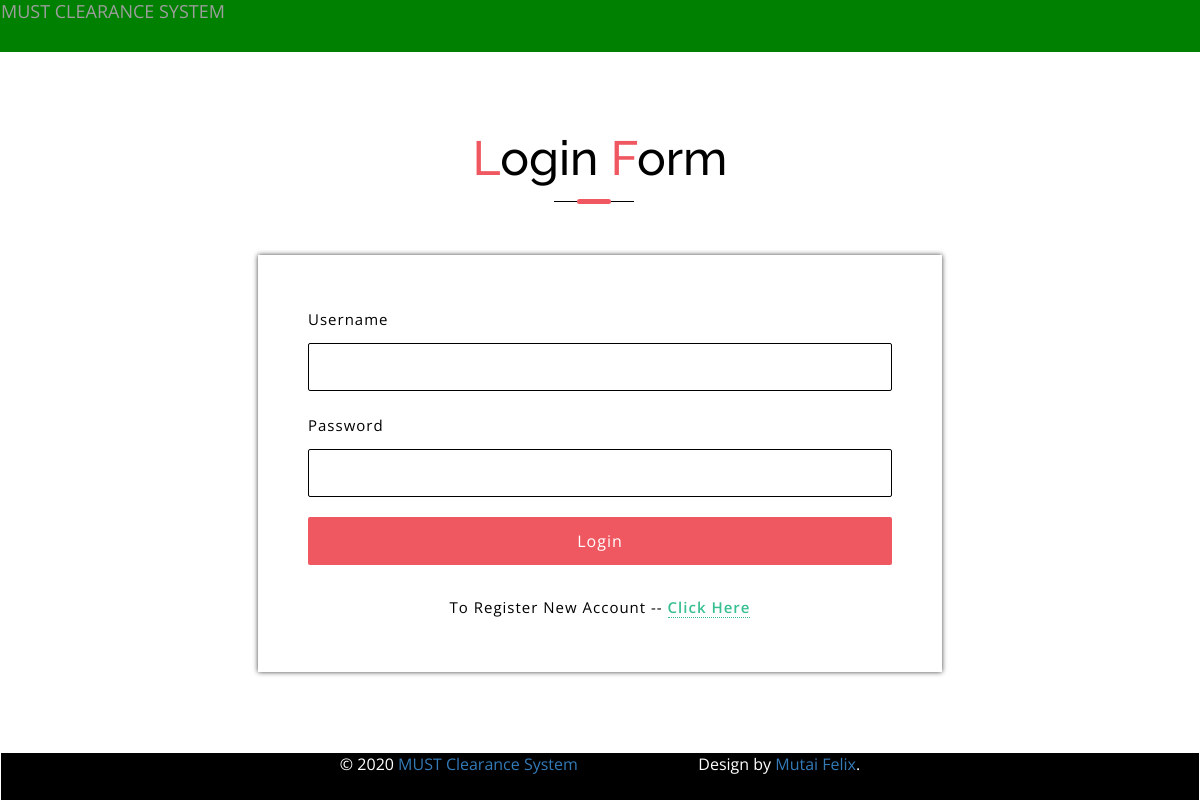
The page /login.php on the database its author committed.
### tables this page shows
CREATE TABLE `clearance_basics` (
  `incre` int(11) NOT NULL,
  `rights` varchar(100) NOT NULL,
  `developed` varchar(100) NOT NULL,
  `website` varchar(100) NOT NULL,
  `title` varchar(200) NOT NULL,
  `subtititle` varchar(200) NOT NULL
);

### login.php (the view, shortened to what this page needs)
<!DOCTYPE html>
<html lang="zxx">
<head>
	<link href="css/bootstrap.css" rel="stylesheet" type="text/css" media="all" />
	<link href="css/style.css" rel="stylesheet" type="text/css" media="all" />
	<link href="css/font-awesome.css" rel="stylesheet">
	<?php
  	include("../connection.php");
	$dery=mysqli_query($con,"select * from clearance_basics");
	$wata=mysqli_fetch_array($dery);
	$developed=$wata['developed'];
	$website=$wata['website'];
	$title=$wata['title'];
    ?>
</head>
<body>
	<div id="wrapper">
        <nav class="navbar navbar-inverse navbar-fixed-top" role="navigation" style="background-color:green" >
            <div class="navbar-header">
                <a style="text-transform:uppercase;" class="navbar-brand" href="../index.php"><?php echo $title; ?></a>
            </div>
				 </div>
	<div class="register-form-main">
		<div class="container">
			<div class="title-div">
				<h3 class="tittle">
					<span>L</span>ogin
					<span>F</span>orm
				</h3>
			</div>
			<div class="login-form">
				<form action="login.php" method="post">
					<div class="">
						<p>Username </p>
						<input type="text" class="username" name="username" required="" />
					</div>
					<div class="">
						<p>Password</p>
						<input type="password" class="password" name="password" required="" />
					</div>
					<input type="submit" value="Login" name="submit">
					<div class="register-forming">
						<p>To Register New Account --
							<a href="new/studentsignup.php">Click Here</a>
						</p>
					</div>
				</form>
			</div>
		</div>
	</div>
	<footer style="text-align:left;background-color:#000000;color:#FFFFFF;" class="navbar navbar-default navbar-fixed-bottom">
					<div style="text-align:center;" class="container-fluid">&copy; <?php echo date("Y");?> <a href=""><?php echo $title; ?></a>
					&nbsp;&nbsp;&nbsp;&nbsp;&nbsp;&nbsp;&nbsp;&nbsp;&nbsp;&nbsp;&nbsp;&nbsp;&nbsp;&nbsp;&nbsp;&nbsp;&nbsp;&nbsp;&nbsp;&nbsp;&nbsp;&nbsp;&nbsp;&nbsp;&nbsp;&nbsp;&nbsp;
					Design by <a href="<?php echo $website; ?>" target="_blank"><?php echo $developed; ?></a>.</div>
					</footer>
</body>
</html>

### css/style.css (style rules this page uses)
html, body { margin: 0; font-size: 100%; background: #fff; font-family: 'Open Sans', sans-serif; }
body a { text-decoration: none; transition: 0.5s all; -webkit-transition: 0.5s all; -moz-transition: 0.5s all; -o-transition: 0.5s all; -ms-transition: 0.5s all; }
input[type="button"], input[type="submit"] { transition: 0.5s all; -webkit-transition: 0.5s all; -moz-transition: 0.5s all; -o-transition: 0.5s all; -ms-transition: 0.5s all; }
h1, h2, h3, h4, h5, h6 { margin: 0; font-family: 'Raleway', sans-serif; }
p { margin: 0; letter-spacing: 1px; font-size: 15px; line-height: 1.9; color: #999; font-family: 'Open Sans', sans-serif; }
.navbar { position: relative; min-height: 50px; margin-bottom: 0!important; border: 1px solid transparent; }
.navbar-default { background-color: #fff; border-color: #fff; }
.navbar-brand { float: left; padding: 0; }
h3.tittle { color: #000; font-size: 3em; text-align: center; margin-bottom: 16px; }
h3.tittle span { color: #ef5861; }
.title-div { margin-bottom: 70px; }
.services, .news, .testimonials, .middle-sec-agile, .aitsresumethree, .about-sec, .team, .blog-cource, .register-form-main, .gallery, .w3_wthree_agileits_icons, .typo { padding: 5em 0; }
.login-form input[type="text"], .login-form input[type="password"], .login-form input[type="email"] { outline: none; font-size: 15px; color: #000; padding: 12px; margin-bottom: 20px; width: 100%; border: 1px solid #000; -webkit-appearance: none; display: block; background: transparent; -webkit-border-radius: 2px; -moz-border-radius: 2px; -o-border-radius: 2px; -ms-border-radius: 2px; border-radius: 2px; }
.login-form p { font-size: 15px; color: #000; margin-bottom: 10px; letter-spacing: 1px; }
.login-form { width: 60%; margin: 0 auto; -webkit-box-shadow: 0px 0px 5px 0px rgba(0, 0, 0, 0.75); -moz-box-shadow: 0px 0px 5px 0px rgba(0, 0, 0, 0.75); box-shadow: 0px 0px 5px 0px rgba(0, 0, 0, 0.75); padding: 50px; }
.login-form input[type="submit"] { font-size: 16px; color: #fff; background: #ef5861; border: none; outline: none; cursor: pointer; padding: 13px 0; -webkit-appearance: none; width: 100%; letter-spacing: 1px; -webkit-border-radius: 2px; -moz-border-radius: 2px; -ms-border-radius: 2px; -o-border-radius: 2px; border-radius: 2px; }
.register-forming p { margin: 28px 0 0; text-align: center; }
.register-forming p a { color: #37BF91; border-bottom: 1px dotted #37BF91; font-weight: 600; -webkit-transition: 0.5s all; -moz-transition: 0.5s all; -o-transition: 0.5s all; -ms-transition: 0.5s all; transition: 0.5s all; }

### rows shown on the page
clearance_basics: title "MUST CLEARANCE SYSTEM", title "MUST Clearance System", developed "Mutai Felix"
